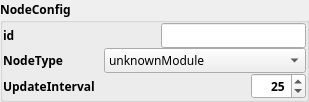
        <widget class="QGroupBox" name="groupBox_2">
         <property name="font">
          <font>
           <family>Abyssinica SIL</family>
           <weight>75</weight>
           <bold>true</bold>
          </font>
         </property>
         <property name="title">
          <string>NodeConfig</string>
         </property>
         <layout class="QVBoxLayout" name="verticalLayout_2">
          <property name="spacing">
           <number>0</number>
          </property>
          <property name="leftMargin">
           <number>0</number>
          </property>
          <property name="topMargin">
           <number>0</number>
          </property>
          <property name="rightMargin">
           <number>0</number>
          </property>
          <property name="bottomMargin">
           <number>0</number>
          </property>
          <item>
           <layout class="QHBoxLayout" name="horizontalLayout">
            <property name="spacing">
             <number>0</number>
            </property>
            <item>
             <widget class="QLabel" name="label">
              <property name="text">
               <string>id</string>
              </property>
             </widget>
            </item>
            <item>
             <spacer name="horizontalSpacer_10">
              <property name="orientation">
               <enum>Qt::Horizontal</enum>
              </property>
              <property name="sizeHint" stdset="0">
               <size>
                <width>40</width>
                <height>20</height>
               </size>
              </property>
             </spacer>
            </item>
            <item>
             <widget class="QLineEdit" name="editID">
              <property name="font">
               <font>
                <weight>50</weight>
                <bold>false</bold>
               </font>
              </property>
             </widget>
            </item>
           </layout>
          </item>
          <item>
           <layout class="QHBoxLayout" name="horizontalLayout_7">
            <property name="spacing">
             <number>0</number>
            </property>
            <item>
             <widget class="QLabel" name="label_7">
              <property name="text">
               <string>NodeType</string>
              </property>
             </widget>
            </item>
            <item>
             <spacer name="horizontalSpacer_9">
              <property name="orientation">
               <enum>Qt::Horizontal</enum>
              </property>
              <property name="sizeHint" stdset="0">
               <size>
                <width>40</width>
                <height>20</height>
               </size>
              </property>
             </spacer>
            </item>
            <item>
             <widget class="QComboBox" name="comboNodeType">
              <property name="font">
               <font>
                <weight>50</weight>
                <bold>false</bold>
               </font>
              </property>
              <item>
               <property name="text">
                <string notr="true">unknownModule</string>
               </property>
              </item>
              <item>
               <property name="text">
                <string notr="true">unConfiguredModule</string>
               </property>
              </item>
              <item>
               <property name="text">
                <string notr="true">simpleSwitchModule</string>
               </property>
              </item>
              <item>
               <property name="text">
                <string notr="true">makeSwitchModule</string>
               </property>
              </item>
              <item>
               <property name="text">
                <string notr="true">airQualityModule</string>
               </property>
              </item>
              <item>
               <property name="text">
                <string notr="true">simplePowerControlModule</string>
               </property>
              </item>
              <item>
               <property name="text">
                <string notr="true">advancedPowerControlModule</string>
               </property>
              </item>
              <item>
               <property name="text">
                <string notr="true">coffeeMakerModule</string>
               </property>
              </item>
              <item>
               <property name="text">
                <string>ledNotificationPanelModule</string>
               </property>
              </item>
              <item>
               <property name="text">
                <string>ledPanelModule</string>
               </property>
              </item>
              <item>
               <property name="text">
                <string notr="true">testNodeModule</string>
               </property>
              </item>
              <item>
               <property name="text">
                <string notr="true">termometroNode</string>
               </property>
              </item>
             </widget>
            </item>
           </layout>
          </item>
          <item>
           <layout class="QHBoxLayout" name="horizontalLayout_13">
            <property name="spacing">
             <number>0</number>
            </property>
            <item>
             <widget class="QLabel" name="label_13">
              <property name="text">
               <string>UpdateInterval</string>
              </property>
             </widget>
            </item>
            <item>
             <spacer name="horizontalSpacer_11">
              <property name="orientation">
               <enum>Qt::Horizontal</enum>
              </property>
              <property name="sizeHint" stdset="0">
               <size>
                <width>40</width>
                <height>20</height>
               </size>
              </property>
             </spacer>
            </item>
            <item>
             <widget class="QSpinBox" name="spinUpdateInterval">
              <property name="alignment">
               <set>Qt::AlignRight|Qt::AlignTrailing|Qt::AlignVCenter</set>
              </property>
              <property name="minimum">
               <number>1</number>
              </property>
              <property name="maximum">
               <number>1000</number>
              </property>
              <property name="singleStep">
               <number>25</number>
              </property>
              <property name="value">
               <number>25</number>
              </property>
             </widget>
            </item>
           </layout>
          </item>
         </layout>
        </widget>
